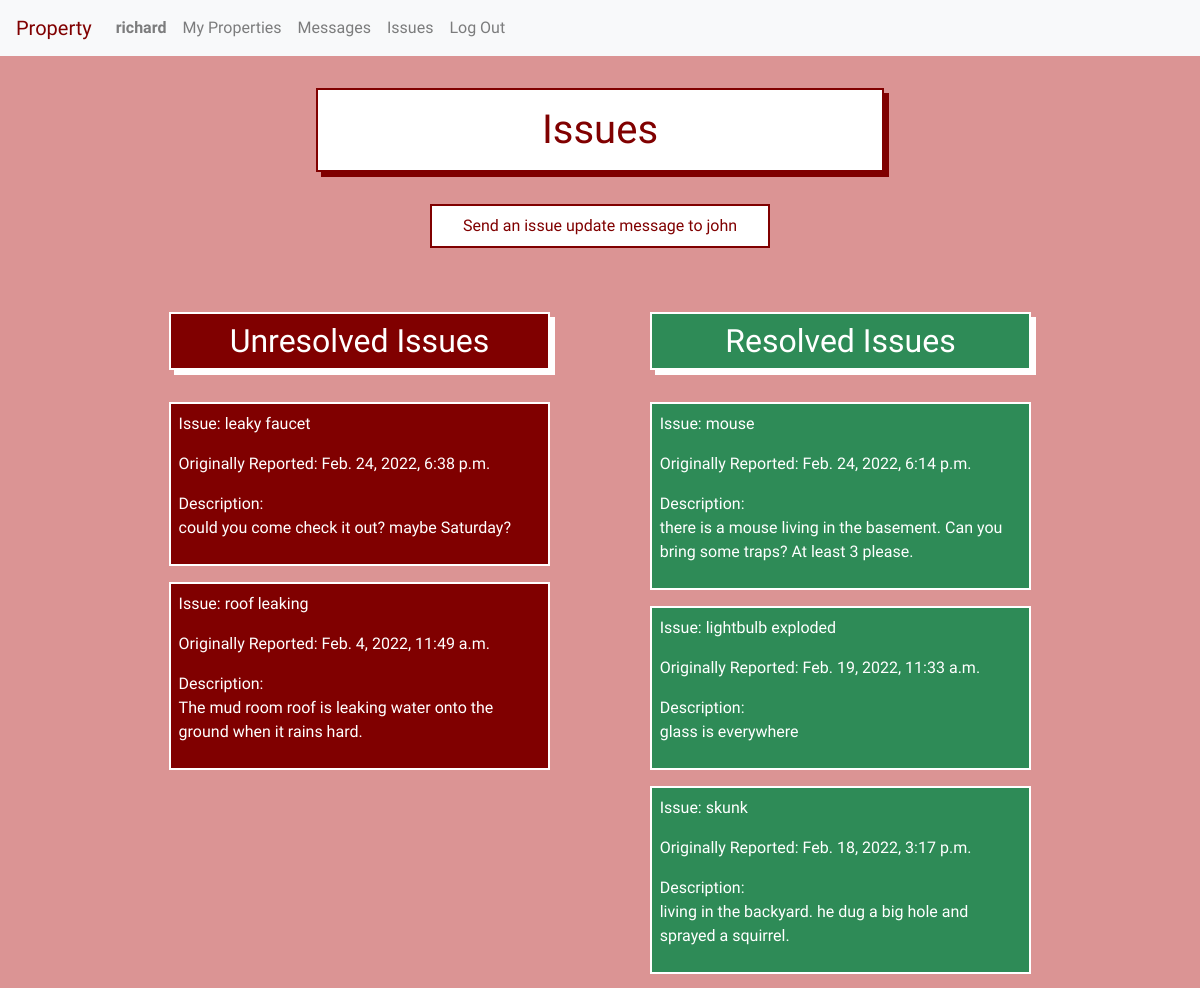
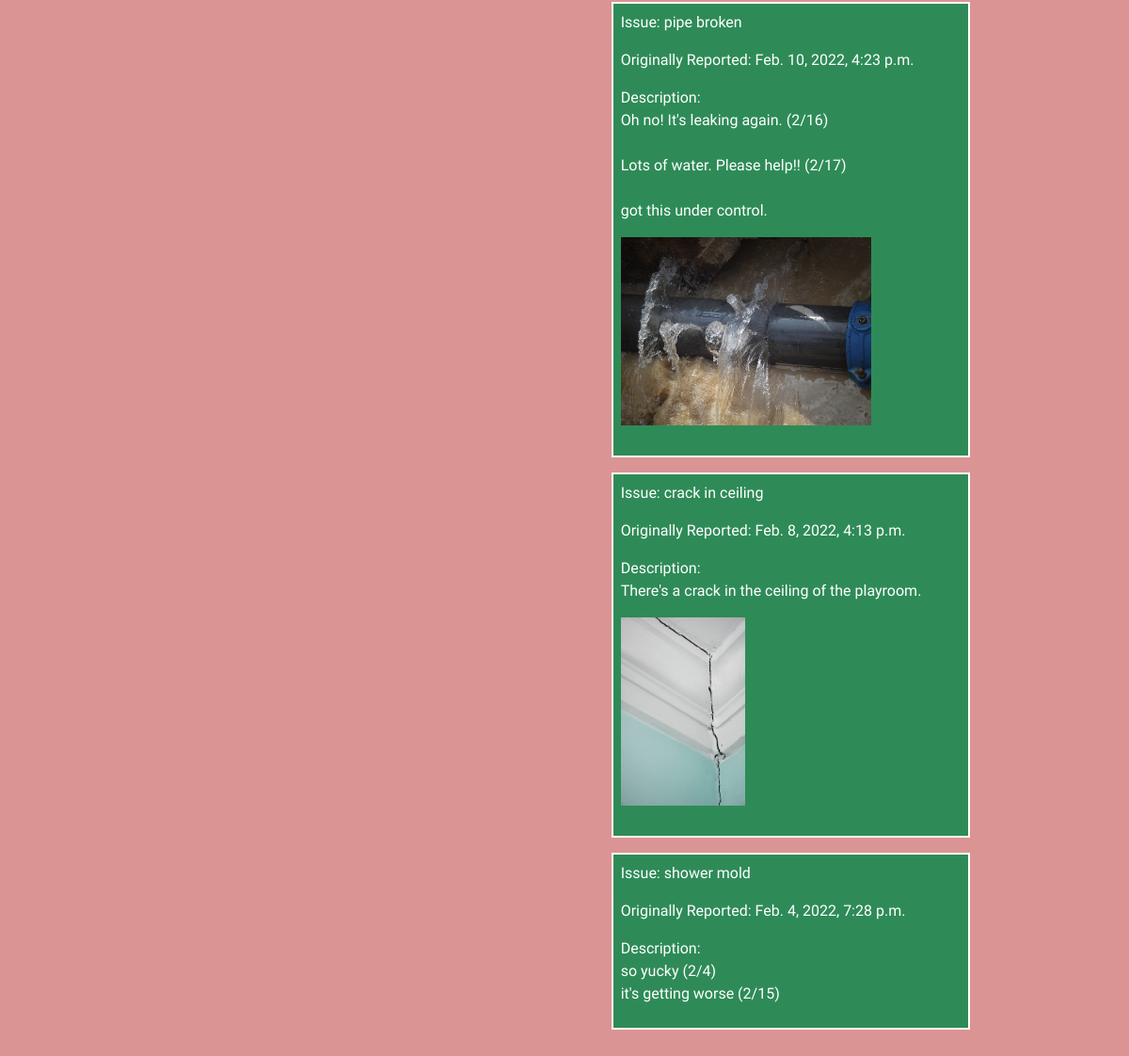
/property/unit_issues/3 (signed in), run on the app's committed database (2 pictures, top to bottom).
### property/models.py (models this page shows, shortened)
class User(AbstractUser):
    tenant = models.BooleanField(default=True)
    manager = models.BooleanField(default=False)
    profile_picture = models.ImageField(blank=True, null=True, upload_to='profile_images/')

class Unit(models.Model):
    manager = models.ForeignKey(User, on_delete=models.CASCADE, related_name="managers")
    tenant = models.ForeignKey(User, on_delete=models.CASCADE, related_name="tenants", blank=True, null=True)
    address = models.CharField(max_length=200)
    image = models.ImageField(blank=True, upload_to='unit_images/')
    lease = models.FileField(blank=True, upload_to='leases/')

class Issue(models.Model):
    unit_id = models.ForeignKey(Unit, on_delete=models.CASCADE, related_name="issues")
    image = models.ImageField(blank=True, upload_to='issue_images/')
    title = models.CharField(max_length=50)
    description = models.TextField(max_length=1000, null=False, blank=False)
    time_created = models.DateTimeField(default=timezone.now)
    resolved = models.BooleanField(default=False)

### property/views.py (the view)
# urls.py: path("unit_issues/<int:unit_id>", views.unit_issues, name="unit_issues"),
@login_required
def unit_issues(request, unit_id):
    if request.method == "GET":
        unit = Unit.objects.get(id=unit_id)
        resolved_issues = Issue.objects.filter(unit_id=unit.id).filter(resolved=True).order_by('-time_created')
        unresolved_issues = Issue.objects.filter(unit_id=unit.id).filter(resolved=False).order_by('-time_created')
        return render(request, 'property/unit_issues.html', {
            "resolved_issues": resolved_issues,
            "unresolved_issues": unresolved_issues,
            "unit": unit
        })
    else:
        return render(request, 'property/error.html')

### property/templates/property/unit_issues.html (shortened to what this page needs)
{% extends "property/layout.html" %}
{% load static %}
{% block body %}
<h1>Issues</h1>
{% if user.is_authenticated %}
    {% if user == unit.manager or user == unit.tenant %}
    {% if user.manager %}
        <button id="issues_dropdown_button" class="show_send_a_message_form">Send an issue update message to {{unit.tenant}}</button><br>
    {% endif %}
        <div class="inline-child">
            <h2 id="unresolved_header">Unresolved Issues</h2>
            <div class="unresolved-issues">
            {% for issue in unresolved_issues %}
                <div class="unresolved-item">
                    <p>Issue: {{issue.title}}</p>
                    <p>Originally Reported: {{issue.time_created}}</p>
                    <div id="original_issue_description_{{issue.id}}">
                        <p id="current_issue_description_{{issue.id}}">Description:<br>{{issue.description|linebreaksbr}}</p>
                    </div>
                </div>
            {% endfor %}
            </div>
        </div>
        <div class="inline-child">
            <h2 id="resolved_header">Resolved Issues</h2>
            <div class="resolved-issues">
            {% for issue in resolved_issues %}
                <div class="resolved-item">
                    <p>Issue: {{issue.title}}</p>
                    <p>Originally Reported: {{issue.time_created}}</p>
                    <p>Description:<br>{{issue.description|linebreaksbr}}</p>
                    {% if issue.image %}
                    <div class="issue_image">
                        <img src="{{ issue.image.url }}" alt="{{ issue.title }}" height=200>
                        <br><br>
                    </div>
                    {% endif %}
                </div>
            {% endfor %}
            </div>
        </div>
    {% else %}
    <br><br>You don't have permission to view this page.
    {% endif %}
{% else %}
<br><br>You don't have permission to view this page.
{% endif %}
{% endblock %}

### property/templates/property/layout.html (shortened to what this page needs)
{% load static %}
<!DOCTYPE html>
<html lang="en">
    <head>
        <link rel="stylesheet" href="https://stackpath.bootstrapcdn.com/bootstrap/4.3.1/css/bootstrap.min.css">
        <link href="{% static 'property/styles.css' %}" rel="stylesheet">
    </head>
    <body>
        {% if user.is_authenticated %}
        <nav class="navbar sticky-top navbar-expand-lg navbar-light bg-light">
            <a id="property" class="navbar-brand" href="{% url 'index' %}">Property</a>
            <div class="collapse navbar-collapse" id="navbarTogglerDemo02">
              <ul class="navbar-nav mr-auto mt-2 mt-lg-0">
                <li class="nav-item">
                    <a class="nav-link" href="{% url 'profile' %}"><strong>{{ user.username }}</strong></a>
                </li>
                {% if user.manager %}
                <li class="nav-item">
                    <a class="nav-link" href="{% url 'index' %}">My Properties</a>
                </li>
                {% endif %}
                <li class="nav-item">
                    <a id="messages_nav" class="nav-link" href="{% url 'messages' %}">Messages</a>
                </li>
                <li class="nav-item">
                    <a id="issues_nav" class="nav-link" href="{% url 'issues' %}">Issues</a>
                </li>
                <li class="nav-item">
                    <a class="nav-link" href="{% url 'logout' %}">Log Out</a>
                </li>
              </ul>
            </div>
          </nav>
        {% endif %}
        <div class="body">
        {% block body %}
        {% endblock %}
        </div>
    </body>
</html>

### property/static/property/styles.css (style rules this page uses)
:root { --blue: rgb(60, 108, 196); --lightblue: rgb(127, 167, 241); }
body { background-color: rgb(219, 148, 148); color: maroon; font-family: 'Yusei Magic', sans-serif; }
#property { color: maroon; }
a { text-decoration: none !important; }
.body { padding: 2rem; text-align: center; }
h1 { padding: 1rem; margin-bottom: 1rem; margin: auto; text-align: center; border: maroon solid 2px; background-color: white; color: maroon; display: block; box-shadow: 5px 5px; width: 50%; min-width: 350px; }
.issue_image > img { max-width: 30vw; max-height: 400px; }
.inline-child { display: inline-block; width: 42%; min-width: 250px; vertical-align: top; margin-top: 1rem; }
.show_send_a_message_form, .show_report_an_issue_form, .add-property-link { padding: 0.5rem; margin: auto; width: 30%; min-width: 200px; margin-bottom: 2rem; margin-top: 2rem; text-align: center; border: maroon solid 2px; background-color: white; color: maroon; }
h2 { padding: 0.5rem; margin: auto; width: 80%; min-width: 250px; margin-bottom: 2rem; margin-top: 1rem; text-align: center; border: white solid 2px; color: white; box-shadow: white 5px 5px; }
#unresolved_header { background-color:maroon; }
#resolved_header { background-color: seagreen; }
.unresolved-item { padding: .5rem; margin: auto; width: 80%; min-width: 250px; margin-bottom: 1rem; text-align: left; border: white solid 2px; background-color:maroon; color: white; display: block; }
.resolved-item { padding: .5rem; margin: auto; width: 80%; min-width: 250px; margin-bottom: 1rem; text-align: left; border: white solid 2px; background-color: seagreen; color: white; display: block; }

### data on the page
User: username "richard"
Unit: tenant "john"
Issue: title "leaky faucet", time_created "Feb. 24, 2022, 6:38 p.m.", description "could you come check it out? maybe Saturday?"
Issue: title "roof leaking", time_created "Feb. 4, 2022, 11:49 a.m.", description "The mud room roof is leaking water onto the ground when it rains hard."
Issue: title "mouse", time_created "Feb. 24, 2022, 6:14 p.m.", description "there is a mouse living in the basement. Can you bring some traps? At least 3 please."
Issue: title "lightbulb exploded", time_created "Feb. 19, 2022, 11:33 a.m.", description "glass is everywhere"
Issue: title "skunk", time_created "Feb. 18, 2022, 3:17 p.m.", description "living in the backyard. he dug a big hole and sprayed a squirrel."
Issue: title "pipe broken", time_created "Feb. 10, 2022, 4:23 p.m.", description "Oh no! It's leaking again. (2/16) Lots of water. Please help!! (2/17) got this under control.", image (picture)
Issue: title "crack in ceiling", time_created "Feb. 8, 2022, 4:13 p.m.", description "There's a crack in the ceiling of the playroom.", image (picture)
Issue: title "shower mold", time_created "Feb. 4, 2022, 7:28 p.m.", description "so yucky (2/4) it's getting worse (2/15)"
